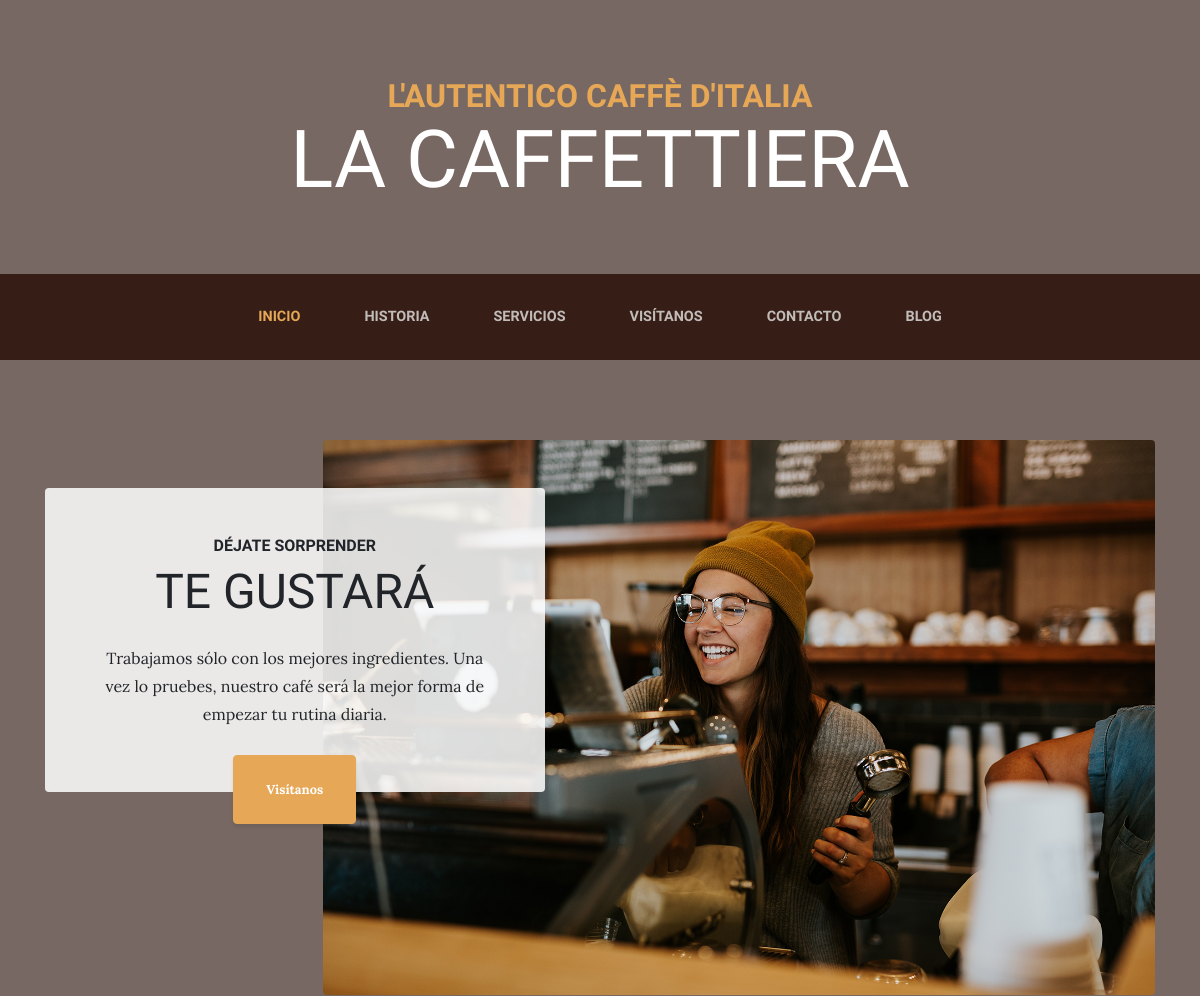
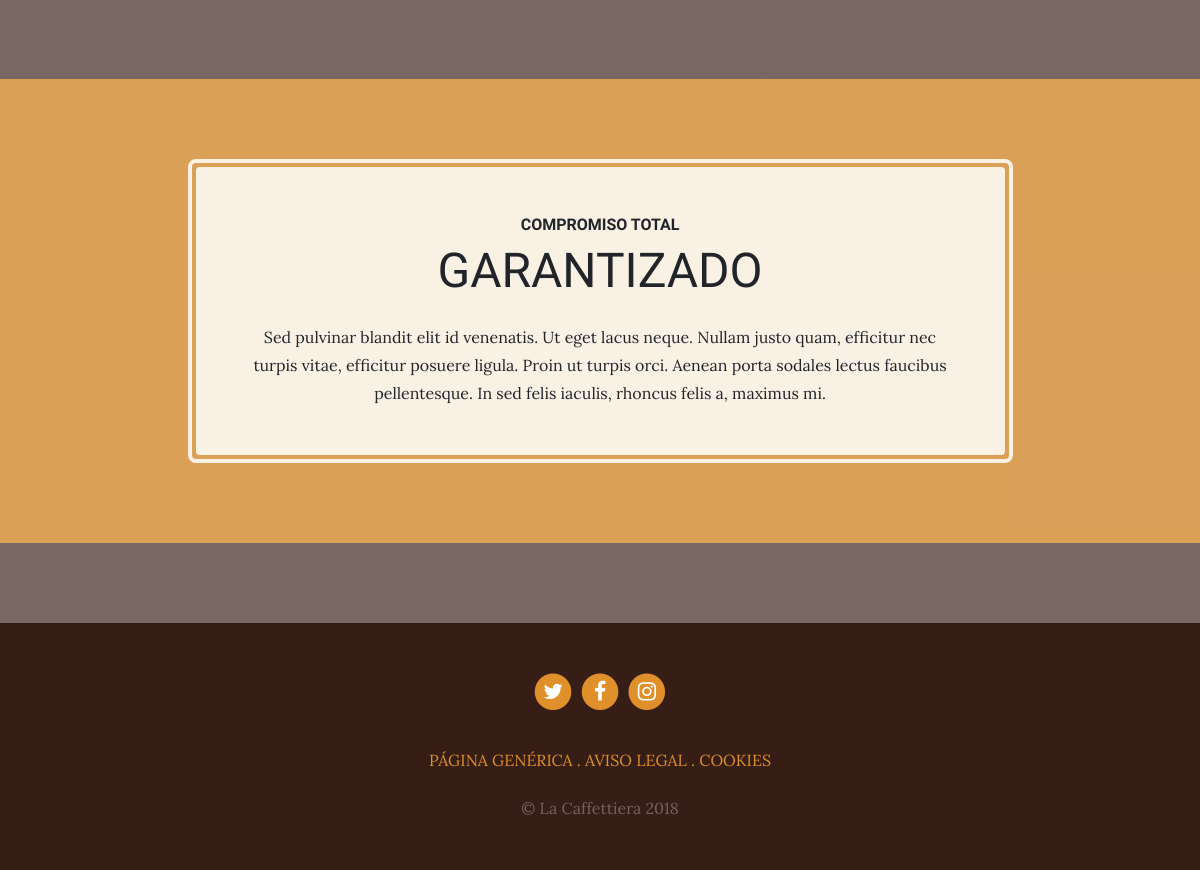
The page / on the database its author committed (2 pictures, top to bottom).
### pages/models.py (models this page shows, shortened)
class Page(models.Model):
    title=models.CharField(verbose_name="Título", max_length=100)
    content=RichTextField(verbose_name="Contenido")
    order=models.SmallIntegerField(verbose_name="Order", default=0)
    created=models.DateTimeField(auto_now_add=True,verbose_name="Fecha de cración")
    updated=models.DateTimeField(auto_now=True,verbose_name="Fecha de actualización")
    class Meta:
        verbose_name="página"
        verbose_name_plural="páginas"
        ordering=['order','title']

### core_app/views.py (the view)
# urls.py: path('', views.home,name="home"),
def home(request):
    return render(request,'core_app/index.html')

### pages/templatetags/pages_extras.py (called while the page is built)
@register.simple_tag
def get_page_list():
    pages = Page.objects.all()
    return pages

### social_media/processors.py (called while the page is built)
def social_dict(request):
    social = {}
    urls = Social.objects.all()
    for url in urls:
        social[url.key] = url.url
    return {'SOCIAL':social}

### core_app/templates/core_app/index.html
{% extends 'core_app/base.html' %}
{% block content %}
{% load static %}
<section class="page-section clearfix">
  <div class="container">
    <div class="intro">
      <img class="intro-img img-fluid mb-3 mb-lg-0 rounded" src={% static 'core_app/img/intro.jpg' %} alt="">
      <div class="intro-text left-0 text-center bg-faded p-5 rounded">
        <h2 class="section-heading mb-4">
          <span class="section-heading-upper">Déjate sorprender</span>
          <span class="section-heading-lower">Te gustará</span>
        </h2>
        <p class="mb-3">Trabajamos sólo con los mejores ingredientes. Una vez lo pruebes, nuestro café será la mejor
          forma de empezar tu rutina diaria.
        </p>
        <div class="intro-button mx-auto">
          <a class="btn btn-primary btn-xl" href="store.html">Visítanos</a>
        </div>
      </div>
    </div>
  </div>
</section>
<section class="page-section cta">
  <div class="container">
    <div class="row">
      <div class="col-xl-9 mx-auto">
        <div class="cta-inner text-center rounded">
          <h2 class="section-heading mb-4">
            <span class="section-heading-upper">Compromiso total</span>
            <span class="section-heading-lower">Garantizado</span>
          </h2>
          <p class="mb-0">Sed pulvinar blandit elit id venenatis. Ut eget lacus neque. Nullam justo quam, efficitur nec
            turpis vitae, efficitur posuere ligula. Proin ut turpis orci. Aenean porta sodales lectus faucibus
            pellentesque. In sed felis iaculis, rhoncus felis a, maximus mi.</p>
        </div>
      </div>
    </div>
  </div>
</section>
{% endblock %}

### core_app/templates/core_app/base.html (shortened to what this page needs)
<!DOCTYPE html>
<html lang="es">
<head>
    {% load static %}
    <link href={% static 'core_app/vendor/bootstrap/css/bootstrap.min.css' %} rel="stylesheet">
    <link href={% static 'core_app/vendor/font-awesome/css/font-awesome.min.css' %} rel="stylesheet" type="text/css">
    <link href={% static 'core_app/css/business-casual.css' %} rel="stylesheet">
</head>
<body>
    <h1 class="site-heading text-center text-white d-none d-lg-block">
        <span class="site-heading-upper text-primary mb-3">L'autentico caffè d'italia</span>
        <span class="site-heading-lower">La Caffettiera</span>
    </h1>
    <nav class="navbar navbar-expand-lg navbar-dark py-lg-4" id="mainNav">
        <div class="container">
            <div class="collapse navbar-collapse" id="navbarResponsive">
                <ul class="navbar-nav mx-auto">
                    <li class="nav-item {% if request.path == '/' %} active {% endif %} px-lg-4">
                        <a class="nav-link text-uppercase text-expanded" href={% url 'home' %}>Inicio</a>
                    </li>
                    <li class="nav-item {% if request.path == '/about/' %} active {% endif %} px-lg-4">
                        <a class="nav-link text-uppercase text-expanded" href={% url 'about' %}>Historia</a>
                    </li>
                    <li class="nav-item {% if request.path == '/services/' %} active {% endif %} px-lg-4">
                        <a class="nav-link text-uppercase text-expanded" href={% url 'services' %}>Servicios</a>
                    </li>
                    <li class="nav-item {% if request.path == '/store/' %} active {% endif %} px-lg-4">
                        <a class="nav-link text-uppercase text-expanded" href={% url 'store' %}>Visítanos</a>
                    </li>
                    <li class="nav-item {% if request.path == '/contact/' %} active {% endif %} px-lg-4">
                        <a class="nav-link text-uppercase text-expanded" href={% url 'contact' %}>Contacto</a>
                    </li>
                    <li class="nav-item {% if request.path == '/blog/' %} active {% endif %} px-lg-4">
                        <a class="nav-link text-uppercase text-expanded" href={% url 'blog' %}>Blog</a>
                    </li>
                </ul>
            </div>
        </div>
    </nav>
    {% block content %}
    {% endblock %}
    <footer class="footer text-faded text-center py-5">
        <div class="container">
            <p class="m-0">
                {% if SOCIAL.URL_TWITTER %}
                <a href={{SOCIAL.URL_TWITTER}} target="_blank" class="link">
                    <span class="fa-stack fa-lg">
                        <i class="fa fa-circle fa-stack-2x"></i>
                        <i class="fa fa-twitter fa-stack-1x fa-inverse"></i>
                    </span>
                </a>
                {% endif %}
                {% if SOCIAL.URL_FACEBOOK %}
                <a href={{SOCIAL.URL_FACEBOOK}} target="_blank" class="link">
                    <span class="fa-stack fa-lg">
                        <i class="fa fa-circle fa-stack-2x"></i>
                        <i class="fa fa-facebook fa-stack-1x fa-inverse"></i>
                    </span>
                </a>
                {% endif %}
                {% if SOCIAL.URL_INSTAGRAM %}
                <a href={{SOCIAL.URL_INSTAGRAM}} target="_blank" class="link">
                    <span class="fa-stack fa-lg">
                        <i class="fa fa-circle fa-stack-2x"></i>
                        <i class="fa fa-instagram fa-stack-1x fa-inverse"></i>
                    </span>
                </a>
                {% endif %}
            </p>
            <p class="m-0 mbt">
                {% load pages_extras %}
                {% get_page_list as list %}
                {% for page in list %}
                    <a href={% url 'pages' page.id %} class="link">{{page.title}} {% if not forloop.last %} . {% endif %}</a>
                {% endfor %}
            </p>
            <p class="m-0 mbt1">&copy; La Caffettiera 2018</p>
        </div>
    </footer>
</body>
</html>

### core_app/static/core_app/css/business-casual.css (style rules this page uses)
body { font-family: 'Lora'; background: linear-gradient(rgba(47, 23, 15, 0.65), rgba(47, 23, 15, 0.65)), url("../img/bg.jpg"); background-attachment: fixed; background-position: center; background-size: cover; }
h1, h2, h3, h4, h5, h6 { font-family: 'Raleway'; }
p { line-height: 1.75; }
.text-faded { color: rgba(255, 255, 255, 0.3); }
.site-heading { margin-top: 5rem; margin-bottom: 5rem; text-transform: uppercase; line-height: 1; font-family: 'Raleway'; }
.site-heading .site-heading-upper { display: block; font-size: 2rem; font-weight: 800; }
.site-heading .site-heading-lower { font-size: 5rem; font-weight: 100; line-height: 4rem; }
.page-section { margin-top: 5rem; margin-bottom: 5rem; }
.section-heading { text-transform: uppercase; }
.section-heading .section-heading-upper { display: block; font-size: 1rem; font-weight: 800; padding-bottom:.5rem; }
.section-heading .section-heading-lower { display: block; font-size: 3rem; font-weight: 100; }
.bg-faded { background-color: rgba(255, 255, 255, 0.85); }
#mainNav { background-color: rgba(47, 23, 15, 0.9); font-family: 'Raleway'; }
#mainNav .navbar-nav .nav-item .nav-link { color: rgba(255, 255, 255, 0.7); font-weight: 800; }
#mainNav .navbar-nav .nav-item.active .nav-link { color: #e6a756; }
@media (min-width: 992px) { #mainNav .navbar-nav .nav-item .nav-link { font-size: 0.9rem; } }
.btn-xl { font-weight: 700; font-size: 0.8rem; padding-top: 1.5rem; padding-bottom: 1.5rem; padding-left: 2rem; padding-right: 2rem; }
.intro { position: relative; }
@media (min-width: 992px) { .intro .intro-img { width: 75%; float: right; } }
@media (min-width: 992px) { .intro .intro-text { left: 0; width: 60%; margin-top: 3rem; position: absolute; } }
@media (min-width: 992px) { .intro .intro-text .intro-button { width: 100%; left: 0; position: absolute; bottom: -2rem; } }
@media (min-width: 1200px) { .intro .intro-text { width: 45%; } }
.cta { padding-top: 5rem; padding-bottom: 5rem; background-color: rgba(230, 167, 86, 0.9); }
.cta .cta-inner { position: relative; padding: 3rem; margin: 0.5rem; background-color: rgba(255, 255, 255, 0.85); }
.cta .cta-inner:before { border-radius: 0.5rem; content: ''; position: absolute; top: -0.5rem; bottom: -0.5rem; left: -0.5rem; right: -0.5rem; border: 0.25rem solid rgba(255, 255, 255, 0.85); }
.footer { background-color: rgba(47, 23, 15, 0.9); }
.text-primary { color: #e6a756 !important; }
.btn { box-shadow: 0px 3px 3px 0px rgba(33, 37, 41, 0.1); }
.btn-primary { background-color: #e6a756; border-color: #e6a756; }
.mbt { padding-top: 2rem; }
.mbt1 { padding-top: 1.25rem; }
a.link { color: #df902a; }

### rows shown on the page
Page: title "PÁGINA GENÉRICA"
Page: title "AVISO LEGAL"
Page: title "COOKIES"
